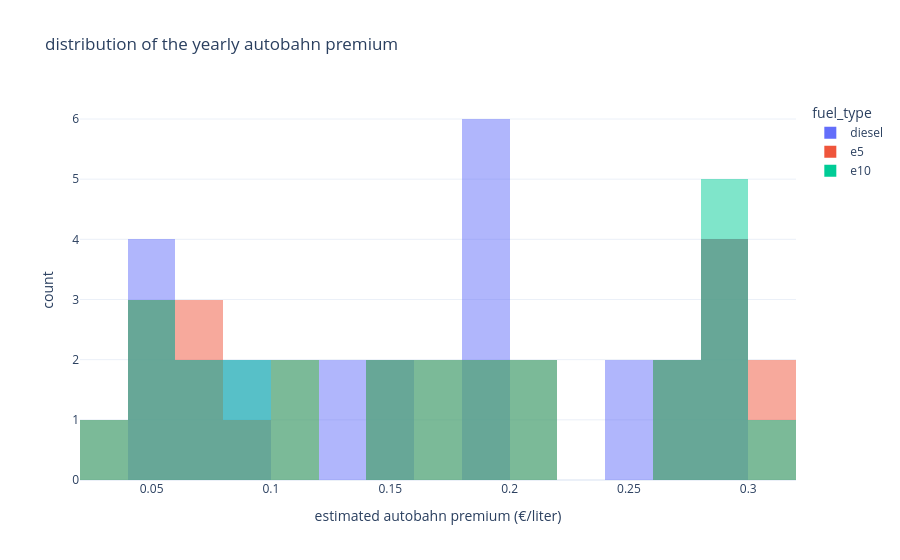

Here is the notebook cell this chart was saved with:
### Code cell
plot_autobahn_premium_histogram(summary_df)

### Figure 1 — Plotly figure (JSON) as saved in the notebook; plotly's stock layout.template omitted (floating-point values rounded to 4 significant figures)
{"data": [{"bingroup": "x", "hovertemplate": "fuel_type=diesel<br>autobahn_coef=%{x}<br>count=%{y}<extra></extra>", "legendgroup": "diesel", "marker": {"color": "#636efa", "opacity": 0.5, "pattern": {"shape": ""}}, "name": "diesel", "nbinsx": 15, "orientation": "v", "showlegend": true, "type": "histogram", "x": [0.0433, 0.05111, 0.06819, 0.08087, 0.1213, 0.1574, 0.1812, 0.1931, 0.1849, 0.2409, 0.2715, 0.2876, 0.2849, 0.0476, 0.05404, 0.0692, 0.08354, 0.1219, 0.1583, 0.1839, 0.1948, 0.1906, 0.2463, 0.2742, 0.2914, 0.2905], "xaxis": "x", "yaxis": "y"}, {"bingroup": "x", "hovertemplate": "fuel_type=e5<br>autobahn_coef=%{x}<br>count=%{y}<extra></extra>", "legendgroup": "e5", "marker": {"color": "#EF553B", "opacity": 0.5, "pattern": {"shape": ""}}, "name": "e5", "nbinsx": 15, "orientation": "v", "showlegend": true, "type": "histogram", "x": [0.03974, 0.04868, 0.06437, 0.07836, 0.1054, 0.1457, 0.1693, 0.1852, 0.2025, 0.2677, 0.2844, 0.301, 0.2925, 0.04297, 0.05142, 0.06568, 0.08122, 0.1065, 0.147, 0.1727, 0.1877, 0.2088, 0.272, 0.2867, 0.3044, 0.2963], "xaxis": "x", "yaxis": "y"}, {"bingroup": "x", "hovertemplate": "fuel_type=e10<br>autobahn_coef=%{x}<br>count=%{y}<extra></extra>", "legendgroup": "e10", "marker": {"color": "#00cc96", "opacity": 0.5, "pattern": {"shape": ""}}, "name": "e10", "nbinsx": 15, "orientation": "v", "showlegend": true, "type": "histogram", "x": [0.03936, 0.0485, 0.06362, 0.08001, 0.1072, 0.1469, 0.1684, 0.191, 0.2094, 0.2734, 0.2854, 0.299, 0.2891, 0.04263, 0.05126, 0.06505, 0.08321, 0.1087, 0.1484, 0.1718, 0.1936, 0.2158, 0.2778, 0.2876, 0.3025, 0.2929], "xaxis": "x", "yaxis": "y"}], "layout": {"barmode": "overlay", "legend": {"title": {"text": "fuel_type"}, "tracegroupgap": 0}, "title": {"text": "distribution of the yearly autobahn premium"}, "xaxis": {"anchor": "y", "domain": [0, 1], "title": {"text": "estimated autobahn premium (€/liter)"}}, "yaxis": {"anchor": "x", "domain": [0, 1], "title": {"text": "count"}}}}
